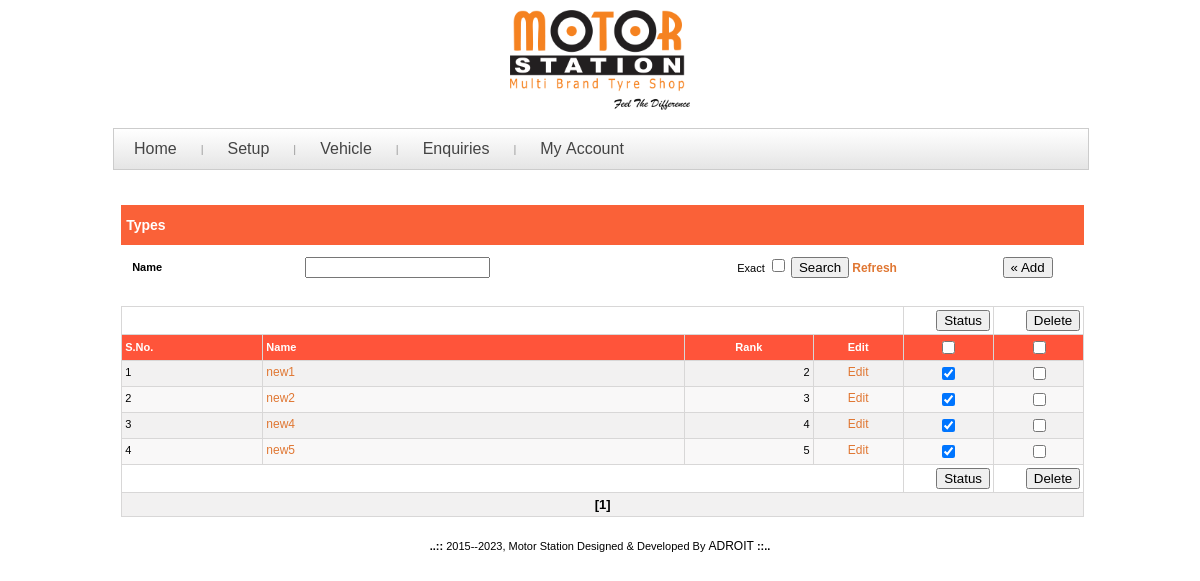
Page /admin/view_all_vehicle_type.php (signed in) on the committed database.
### tables this page shows
CREATE TABLE `vehtyp_mst` (
  `vehtypm_id` int(15) NOT NULL,
  `vehtypm_name` varchar(250) NOT NULL COMMENT 'Name of the brand',
  `vehtypm_desc` text,
  `vehtypm_img` varchar(250) DEFAULT NULL,
  `vehtypm_zmimg` varchar(250) DEFAULT NULL,
  `vehtypm_seotitle` varchar(250) DEFAULT NULL,
  `vehtypm_seodesc` text,
  `vehtypm_seokywrd` text,
  `vehtypm_seohonetitle` varchar(250) DEFAULT NULL,
  `vehtypm_seohonedesc` text,
  `vehtypm_seohtwotitle` varchar(250) DEFAULT NULL,
  `vehtypm_seohtwodesc` text,
  `vehtypm_sts` char(1) NOT NULL COMMENT 'Status of the brand',
  `vehtypm_prty` int(15) NOT NULL COMMENT 'Priority of the brand',
  `vehtypm_crtdon` date DEFAULT NULL COMMENT 'Date on which the brand is created',
  `vehtypm_crtdby` varchar(250) DEFAULT NULL COMMENT 'By whom the brand is created',
  `vehtypm_mdfdon` date DEFAULT NULL COMMENT 'Date on which the brand is modified',
  `vehtypm_mdfdby` varchar(250) DEFAULT NULL COMMENT 'By whom the brand is modified'
);

### includes/inc_paging1.php (called while the page is built, shortened)
<?php
     $pgnum     = 1;
	 $cntstart  = 0;
	 $offset = ($pgnum - 1) * $rowsprpg;
?>

### admin/view_all_vehicle_type.php (the view, shortened to what this page needs)
<?php
include_once "../includes/inc_connection.php";
include_once '../includes/inc_paging_functions.php';
$rowsprpg = 20;
include_once '../includes/inc_paging1.php';
?>
<!DOCTYPE HTML PUBLIC "-//W3C//DTD HTML 4.01 Transitional//EN" "http://www.w3.org/TR/html4/loose.dtd">
<html>
<head>
	<?php include_once 'script.php'; ?>
</head>
<body onLoad="onload()">
	<?php include_once('../includes/inc_adm_header.php');
	include_once('../includes/inc_adm_leftlinks.php');
	?>
	<table width="977" border="0" align="center" cellpadding="0" cellspacing="0">
		<tr>
			<td>&nbsp;</td>
			<td>&nbsp;</td>
		</tr>
		<tr>
			<td valign="top">
				<table width="100%" border="0" cellspacing="0" cellpadding="0" class="admcnt_bdr">
					<tr>
						<td width="7" height="30" valign="top"></td>
						<td width="700" height="325" rowspan="2" valign="top" bgcolor="#FFFFFF" class="contentpadding"
							style="background-position:top; background-repeat:repeat-x; ">
							<form method="post" action="<?php $_SERVER['SCRIPT_FILENAME']; ?>" name="frmvehtyp" id="frmvehtyp">
								<table width="100%" border="0" cellspacing="0" cellpadding="5">
									<tr align="left" class='white'>
										<td height="30" colspan="5" bgcolor="#FA6138">
											<span class="heading"><strong>Types </strong></span>&nbsp;&nbsp;&nbsp;
										</td>
									</tr>
									<tr>
									<tr>
										<td width="91%">
											<table width="100%">
												<td width="91%">
													<table width="100%">
														<tr>
															<td width='20%'><strong> Name</strong></td>
															<td width="40%">
																<input type="text" name="txtsrchval"
																	value="<?php if (isset($_REQUEST['txtsrchval']) && $_REQUEST['txtsrchval'] != "") {
																		echo $_REQUEST['txtsrchval'];
																	} ?>"
																	id="txtsrchval">
															</td>
															<td colspan='2' align="center">
																Exact
																<input type="checkbox" name="chkexact" value="y" <?php
																if (isset($_REQUEST['chkexact']) && (glb_func_chkvl($_REQUEST['chkexact']) == 'y')) {
																	echo 'checked';
																}
																?> id="chkexact">
																<input type="submit" value="Search" name="btnsbmt" onClick="validate();">
																<a href="view_all_vehicle_type.php" class="leftlinks"><strong>Refresh</strong></a>
															</td>
														</tr>
													</table>
												</td>
											</table>
										</td>
										<td width="9%" align="left">
											<input name="btn" type="button" class="textfeild" value="&laquo; Add" onClick="addnew()">
										</td>
									</tr>
								</table>
								<table width="100%" border="0" cellpadding="3" cellspacing="1" bgcolor="#D8D7D7">
									<tr>
										<td bgcolor="#FFFFFF" colspan="4">&nbsp;</td>
										<td width="7%" align="right" valign="bottom" bgcolor="#FFFFFF">
											<div align="right">
												<input name="btnsts" id="btnsts" type="button" value="Status"
													onClick="updatests('hidchksts','frmvehtyp','chksts','hdnallval')">
											</div>
										</td>
										<td width="7%" align="right" valign="bottom" bgcolor="#FFFFFF">
											<div align="right">
												<input name="btndel" id="btndel" type="button" value="Delete"
													onClick="deleteall('hidchkval','frmvehtyp','chkdlt');">
											</div>
										</td>
									</tr>
									<tr class='white'>
										<td width="11%" bgcolor="#FF543A"><strong>S.No.</strong></td>
										<td width="33%" bgcolor="#FF543A"><strong>Name</strong></td>
										<td width="10%" bgcolor="#FF543A" align="center"><strong>Rank</strong></td>
										<td width="7%" bgcolor="#FF543A" align="center"><strong>Edit</strong></td>
										<td width="7%" bgcolor="#FF543A" align="center"><strong>
												<input type="checkbox" name="Check_ctr" id="Check_ctr" value="yes"
													onClick="Check(document.frmvehtyp.chksts,'Check_ctr','hdnallval')"></strong></td>
										<td width="7%" bgcolor="#FF543A" align="center"><strong>
												<input type="checkbox" name="Check_dctr" id="Check_dctr" value="yes"
													onClick="Check(document.frmvehtyp.chkdlt,'Check_dctr')"><b></b>
											</strong></td>
									</tr>
									<?php
									$sqryvehtyp_mst1 = "select
				                   vehtypm_id,vehtypm_name,vehtypm_img,vehtypm_sts,
				                   vehtypm_prty
								from
								   vehtyp_mst";
									$sqryvehtyp_mst = $sqryvehtyp_mst1 . " order by vehtypm_name
							                         limit $offset,$rowsprpg";
									$srsvehtyp_mst = mysqli_query($conn, $sqryvehtyp_mst);
									$cnt = $offset;
									while ($srowvehtyp_mst = mysqli_fetch_assoc($srsvehtyp_mst)) {
										$cnt += 1;
										?>
										<tr <?php if ($cnt % 2 == 0) {
											echo "bgcolor='f9f8f8'";
										} else {
											echo "bgcolor='#F2F1F1'";
										} ?>>
											<td align="left" valign="top">
												<?php echo $cnt; ?>
											</td>
											<td align="left" valign="top">
												<a href="view_vehicle_type_detail.php?edit=<?php echo $srowvehtyp_mst['vehtypm_id']; ?>&pg=<?php echo $pgnum; ?>&countstart=<?php echo $cntstart . $loc; ?>"
													class="leftlinks"><?php echo $srowvehtyp_mst['vehtypm_name']; ?></a>
											</td>
											<td align="right" valign="top">
												<?php echo $srowvehtyp_mst['vehtypm_prty']; ?>
											</td>
											<td align="center" valign="top">
												<a href="edit_vehicle_type.php?edit=<?php echo $srowvehtyp_mst['vehtypm_id']; ?>&pg=<?php echo $pgnum; ?>&countstart=<?php echo $cntstart . $loc; ?>"
													class="leftlinks">Edit</a>
											</td>
											<td align="center">
												<input type="checkbox" name="chksts" id="chksts" value="<?php echo $srowvehtyp_mst['vehtypm_id']; ?>"
													<?php if ($srowvehtyp_mst['vehtypm_sts'] == 'a') {
														echo "checked";
													} ?>
													onClick="addchkval(<?php echo $srowvehtyp_mst['vehtypm_id']; ?>,'hidchksts','frmvehtyp','chksts');">
											</td>
											<td align="center">
												<input type="checkbox" name="chkdlt" id="chkdlt" value="<?php echo $srowvehtyp_mst['vehtypm_id']; ?>">
											</td>
										</tr>
										<?php
									}
									?>
									<tr>
										<td bgcolor="#FFFFFF" colspan="4">&nbsp;</td>
										<td width="7%" align="right" valign="bottom" bgcolor="#FFFFFF">
											<div align="right">
												<input name="btnsts" id="btnsts" type="button" value="Status"
													onClick="updatests('hidchksts','frmvehtyp','chksts','hdnallval')">
											</div>
										</td>
										<td width="7%" align="right" valign="bottom" bgcolor="#FFFFFF">
											<div align="right">
												<input name="btndel" id="btndel" type="button" value="Delete"
													onClick="deleteall('hidchkval','frmvehtyp','chkdlt');">
											</div>
										</td>
									</tr>
									<?php
									$disppg = funcDispPag('links', $loc, $sqryvehtyp_mst1, $rowsprpg, $cntstart, $pgnum, $conn);
									$colspanval = '7';
									if ($disppg != "") {
										$disppg = "<br><tr><td colspan='$colspanval' align='center' bgcolor='#F2F1F1'>$disppg</td></tr>";
										echo $disppg;
									}
									?>
								</table>
							</form><br>
						</td>
					</tr>
				</table>
			</td>
		</tr>
	</table>
	<?php include_once "../includes/inc_adm_footer.php"; ?>
</body>
</html>

### admin/style_admin.css (style rules this page uses)
body { background:#fff; margin-left: 0px; margin-top: 0px; margin-right: 0px; margin-bottom: 0px; }
table { font-family: Verdana, Arial, Helvetica, sans-serif; font-size: 11px; color: #000; line-height: 17px; }
.leftlinks { font-family: Verdana, Arial, Helvetica, sans-serif; font-size: 12px; color: #E07733; font-weight:; text-decoration:none; }
.heading { font-family: Verdana, Arial, Helvetica, sans-serif; font-size: 14px; font-style: normal; line-height: 18px; font-weight: bold; }
.white { color:#fff !important }

### admin/admin_menu.css (style rules this page uses)
body { background:url(../images/seamless_leaf_pattern_01.jpg) repeat scroll 0 0; margin-left: 0px; margin-top: 0px; margin-right: 0px; margin-bottom: 0px; }

### rows in the picture
vehtyp_mst: vehtypm_name "new1", vehtypm_prty "2", vehtypm_sts "☑"
vehtyp_mst: vehtypm_name "new2", vehtypm_prty "3", vehtypm_sts "☑"
vehtyp_mst: vehtypm_name "new4", vehtypm_prty "4", vehtypm_sts "☑"
vehtyp_mst: vehtypm_name "new5", vehtypm_prty "5", vehtypm_sts "☑"

### other values in the picture
$pgftr "2015--2023, Motor Station Designed & Developed By"
